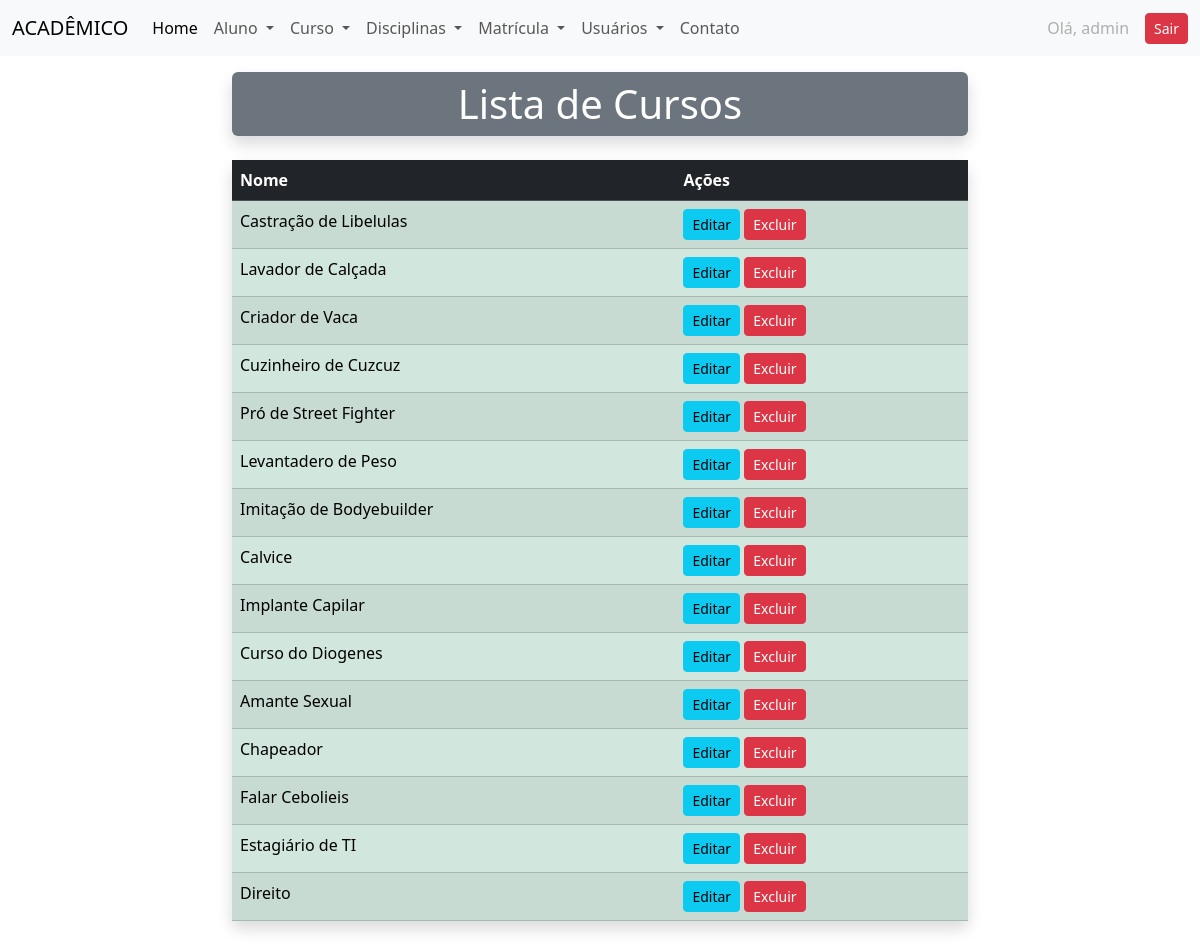
Before: /cursos/ (signed in) with the older database file.
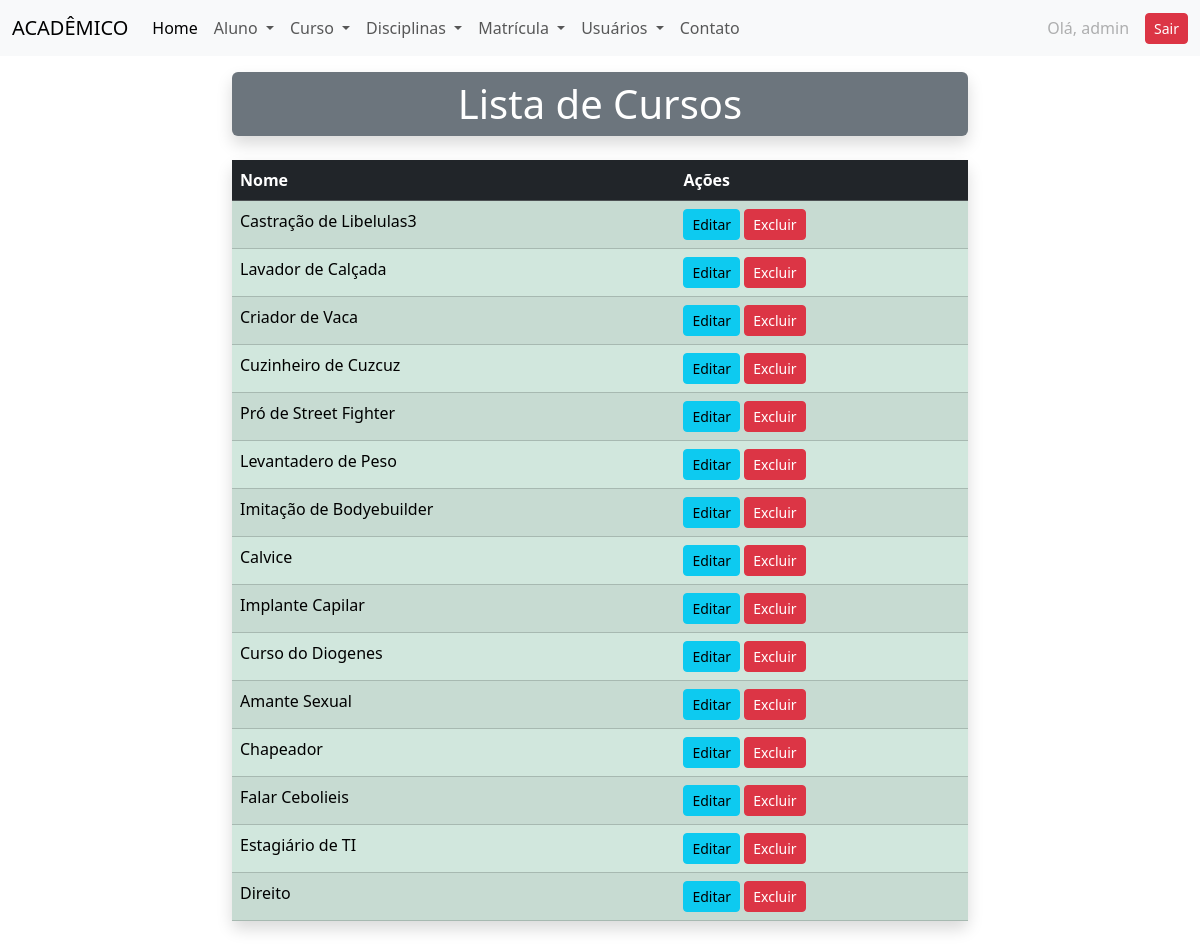
After: the same page with the newer database file.
### academico/models.py (models this page shows, shortened)
class Curso(models.Model):
    nome = models.CharField(max_length=100)

### academico/views.py (the view)
# urls.py: path('cursos/', cursos, name='cursos'),
@login_required
def cursos(request):
    cursos = Curso.objects.all()
    dados = {'cursos': cursos}
    return render(request, 'academico/curso/lista_cursos.html', dados)

### academico/templates/academico/curso/lista_cursos.html
{% extends 'academico/base.html' %}
{% block content %}
<div class="container my-3">
  <div class="row">
    <div class="col-8 mx-auto">
      <h1 class="text-center bg-secondary text-white py-2 shadow rounded">Lista de Cursos</h1>
    </div>
  </div>
</div>
<div class="container my-3">
  <div class="row">
    <div class="col-8 mx-auto">
      <table class="table table-hover table-success table-striped shadow rounded">
        <thead>
          <tr class="table-dark">
            <th>Nome</th>
            <th>Ações</th>
          </tr>
        </thead>
        <tbody>
          {% for curso in cursos %}
          <tr>
            <td>{{ curso.nome }}</td>
            <td>
              <a href="{% url 'editar_curso' curso.id %}" class="btn btn-info btn-sm">Editar</a>
              <a href="{% url 'excluir_curso' curso.id %}" class="btn btn-danger btn-sm">Excluir</a>
            </td>
          </tr>
          {% empty %}
          <tr>
            <td colspan="3">Nenhum curso cadastrado.</td>
          </tr>
          {% endfor %}
        </tbody>
      </table>
    </div>
  </div>
</div>
{% endblock %}

Changed rows visible on the page:
changed Curso: nome "Castração de Libelulas" → "Castração de Libelulas3"
